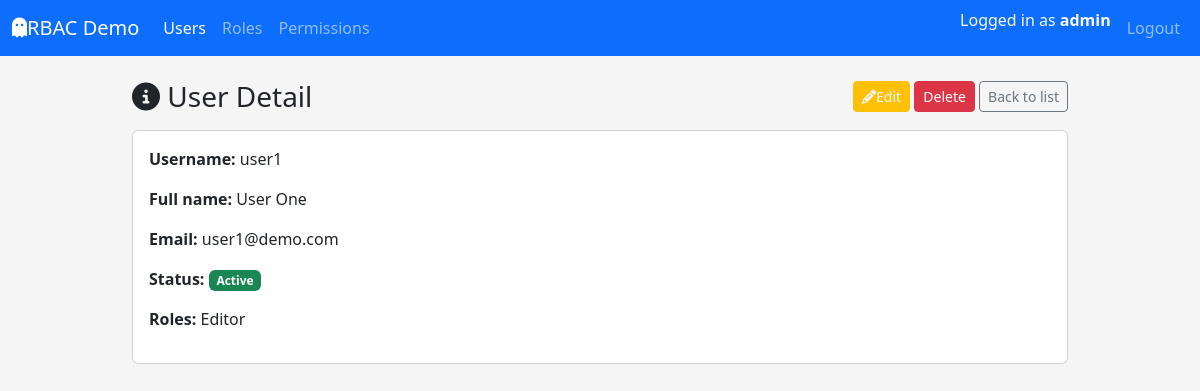
Before: /users/2 (signed in) with the older database file.
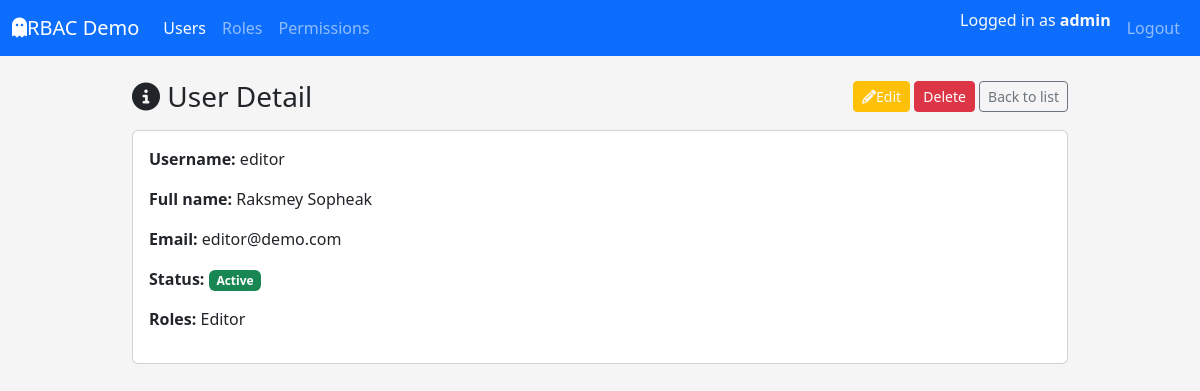
After: the same page with the newer database file.
### app/models/user.py (models this page shows, shortened)
class UserTable(UserMixin,db.Model):
    __tablename__ = "tbl_users"
    id = db.Column(db.Integer, primary_key=True)
    username = db.Column(db.String(80), unique=True, nullable=False)
    email = db.Column(db.String(120), unique=True, nullable=False)
    fullname = db.Column(db.String(120), nullable=False)
    is_active = db.Column(db.Boolean, default=True, nullable=False)
    password_hash = db.Column(db.String(255), nullable=False)
    created_at = db.Column(db.DateTime, default=datetime.utcnow, nullable=False)
    updated_at = db.Column(
        db.DateTime, default=datetime.utcnow, onupdate=datetime.utcnow, nullable=False
    )
    roles = db.relationship("RoleTable", secondary=tbl_user_roles, back_populates="users")
    def get_permission_codes(self) -> set[str]:
        return {perm.code for role in self.roles for perm in role.permissions}
    def has_permission(self, permission_code: str) -> bool:
        return permission_code in self.get_permission_codes()

### app/routes/user_routes.py (the view)
@user_bp.route("/<int:user_id>")
@login_required
@permission_required(Perm.USER_READ)
def detail(user_id: int):
    user = UserService.get_user_by_id(user_id)
    if user is None:
        abort(404)
    return render_template("users/detail.html", user=user) # <-----

### app/services/user_service.py (called while the page is built)
    @staticmethod
    def get_user_by_id(user_id: int) -> Optional[UserTable]:
        return UserTable.query.get(user_id)

### app/templates/users/detail.html (shortened to what this page needs)
{% extends "layouts/base.html" %}  {% block content %}
<div class="d-flex justify-content-between align-items-center mb-3">
  <h1 class="h3 mb-0"><i class="fa-solid fa-circle-info"></i> User Detail</h1>
  <div>
    <a
      href="{{ url_for('tbl_users.edit', user_id=user.id) }}"
      class="btn btn-sm btn-warning text-light"
      ><i class="fa-solid fa-pencil"></i>Edit</a
    >
    <a
      href="{{ url_for('tbl_users.delete_confirm', user_id=user.id) }}"
      class="btn btn-sm btn-danger"
      >Delete</a
    >
    <a
      href="{{ url_for('tbl_users.index') }}"
      class="btn btn-sm btn-outline-secondary"
      >Back to list</a
    >
  </div>
</div>
<div class="card mb-3">
  <div class="card-body">
    <p><strong>Username:</strong> {{ user.username }}</p>
    <p><strong>Full name:</strong> {{ user.fullname }}</p>
    <p><strong>Email:</strong> {{ user.email }}</p>
    <p><strong>Status:</strong>
      {% if user.is_active %}
        <span class="badge text-bg-success">Active</span>
      {% else %}
        <span class="badge text-bg-secondary">Inactive</span>
      {% endif %}
    </p>
    <p><strong>Roles:</strong>
      {% if user.roles %}
        {{ user.roles | map(attribute="name") | join(", ") }}
      {% else %}
        <span class=" text-muted">No role</span>
      {% endif %}
    </p>
  </div>
</div>
{% endblock %}

Changed rows visible on the page:
changed UserTable: username "user1" → "editor"; fullname "User One" → "Raksmey Sopheak"; email "user1@demo.com" → "editor@demo.com"
